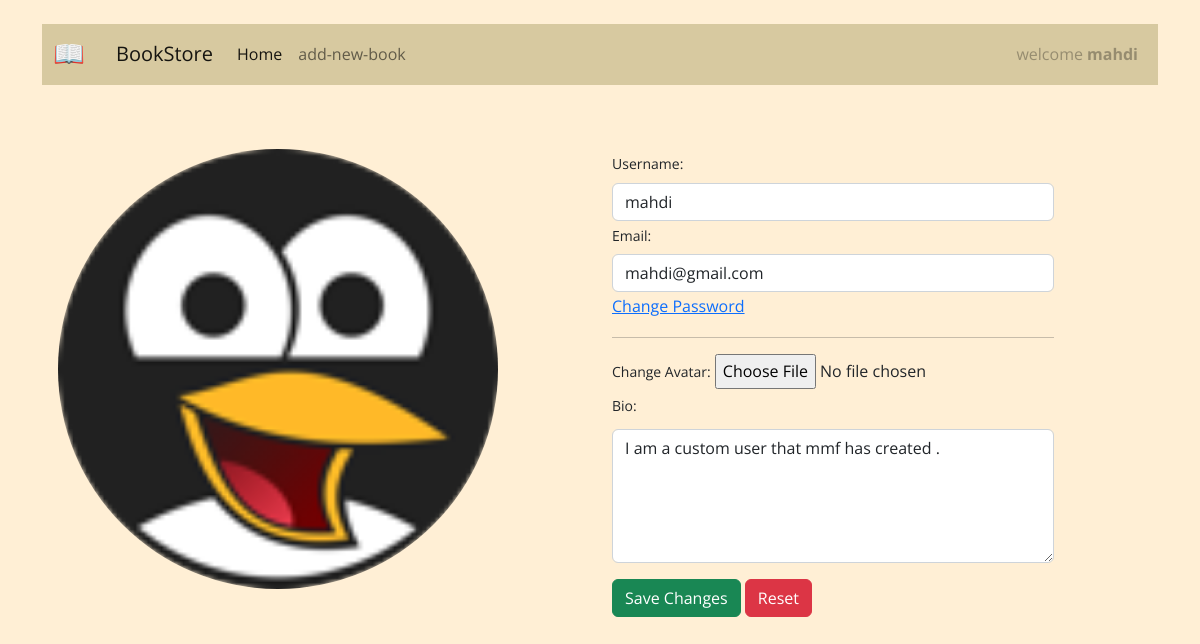
The app's page /profile/ (signed in) with its own data.
### accounts/models.py (models this page shows)
class CustomUser(AbstractUser):
    age = models.PositiveIntegerField(null=True, blank=True)

### pages/models.py (models this page shows, shortened)
class Profile(models.Model):
    user = models.OneToOneField(get_user_model(), on_delete=models.CASCADE)
    avatar = models.ImageField(default='profile_images/default.png', upload_to='profile_images/')
    bio = models.TextField()

### pages/views.py (the view)
# urls.py: path('profile/', views.profile, name='users-profile'),
@login_required
def profile(request):
    if request.method == 'POST':
        user_form = UpdateUserForm(request.POST, instance=request.user)
        profile_form = UpdateProfileForm(request.POST, request.FILES, instance=request.user.profile)
        if user_form.is_valid() and profile_form.is_valid():
            user_form.save()
            profile_form.save()
            messages.success(request, 'Your profile is updated successfully')
            return redirect(to='users-profile')
    else:
        user_form = UpdateUserForm(instance=request.user)
        profile_form = UpdateProfileForm(instance=request.user.profile)
    return render(request, 'pages/profile.html', {'user_form': user_form, 'profile_form': profile_form})

### pages/forms.py
class UpdateUserForm(forms.ModelForm):
    username = forms.CharField(max_length=100, required=True, widget=forms.TextInput(attrs={
        'class': 'form-control',
    }))
    email = forms.EmailField(required=True, widget=forms.TextInput(attrs={
        'class': 'form-control',
    }))
    class Meta:
        model = get_user_model()
        fields = ['username', 'email']

class UpdateProfileForm(forms.ModelForm):
    avatar = forms.ImageField(widget=forms.FileInput(attrs={
        'class': 'form-control-file',
    }))
    bio = forms.CharField(widget=forms.Textarea(attrs={
        'class': 'form-control',
        'rows': 5,
    }))
    class Meta:
        model = Profile
        fields = ['avatar', 'bio']

### pages/templates/pages/profile.html (shortened to what this page needs)
{% extends '_base.html' %}
{% block content %}
    <div class="row mt-5 p-3">
        <div class="col-lg-6">
            <div class="d-flex justify-content-around float-start">
                <img class="rounded-circle shadow-1-strong me-3 img-fluid"
                    src="{{ user.profile.avatar.url }}" alt="avatar" width="440"
                    height="360" />
            </div>
        </div>
        <div class="form-content col-lg-6">
            <form method="post" enctype="multipart/form-data">
                <div class="form-row">
                    <div class="col-md-10">
                        <div class="form-group">
                            <label class="small mb-1">Username:</label>
                                {{ user_form.username }}
                            <label class="small mb-1">Email:</label>
                                {{ user_form.email }}
                        </div>
                        <div class="form-group">
                            <a href="#">Change Password</a>
                            <hr>
                            <label class="small mb-1">Change Avatar:</label>
                            {{ profile_form.avatar }}
                        </div>
                        <label class="small mb-2">Bio:</label> {{ profile_form.bio }}
                    </div>
                </div>
                <button type="submit" class="btn btn-success mt-3">Save Changes</button>
                <button type="reset" class="btn btn-danger mt-3">Reset</button>
            </form>
        </div>
    </div>
{% endblock content %}

### templates/_base.html (shortened to what this page needs)
{% load static %}
<!DOCTYPE html>
<html lang="en">
<head>
    <link href="https://cdn.jsdelivr.net/npm/bootstrap@5.2.0/dist/css/bootstrap.min.css" rel="stylesheet">
    <link rel="stylesheet" href="{% static 'css/style.css' %}">
</head>
<body>
    <div class="container mt-4">
        <nav class="navbar navbar-expand-lg" style="background-color: #d5c79df1;">
            <div class="container-fluid">
                <a class="navbar-brand" href="{% url 'books_list' %}">
                    <img src="{% static 'icons/book.png' %}" alt="" height="30"
                         class="d-inline-block align-text-top">
                </a>
                <a class="navbar-brand mx-3" href="{% url 'books_list' %}">BookStore</a>
                <div class="collapse navbar-collapse" id="navbarSupportedContent">
                    <ul class="navbar-nav me-auto mb-2 mb-lg-0">
                        <li class="nav-item">
                            <a class="nav-link active" aria-current="page" href="{% url 'home' %}">Home</a>
                        </li>
                        <li class="nav-item">
                            <a class="nav-link" href="{% url 'book_create' %}">add-new-book</a>
                        </li>
                    </ul>
                </div>
                {% if user.is_authenticated %}
                    <div class="d-flex justify-content-between">
                        <div class="collapse navbar-collapse">
                            <ul class="navbar-nav">
                                <li class="nav-item">
                                    <a class="nav-link disabled" href="#">
                                        welcome <strong>{{ user.username }}</strong>
                                    </a>
                                </li>
                            </ul>
                        </div>
                    </div>
                {% endif %}
            </div>
        </nav>
        {% block content %}
        {% endblock content %}
    </div>
</body>
</html>

### static/css/style.css (style rules this page uses)
body { font-family: 'Open Sans', sans-serif; line-height: 1.8rem; background-color: papayawhip; }

### records on screen
CustomUser: username "mahdi", profile.avatar (placeholder picture), email "mahdi@gmail.com"
Profile: bio "I am a custom user that mmf has created ."
